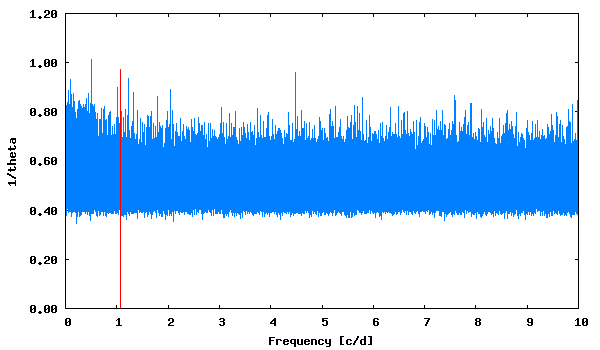

Recreate this plot in gnuplot.
set term png size 600,350 medium
set colors classic
set output "phase_lc_2.lk.png"
set xlabel "Frequency [c/d]"
set ylabel "1/theta"
set format y "%5.2f"
plot [] "lk.periodogram" using 1:2 with lines linecolor 3 title "", "<echo '1.066067  0.97'" with impulses linecolor 1 title ""
 
